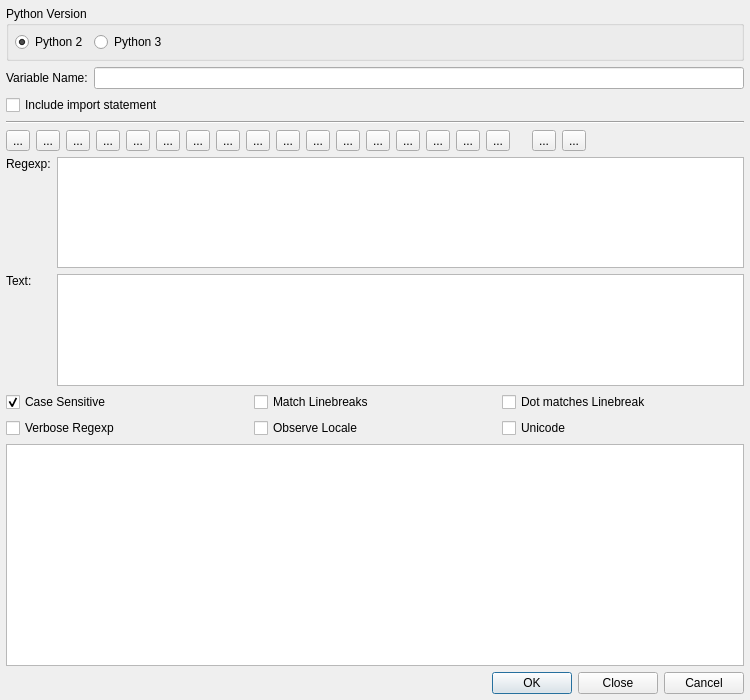
<?xml version="1.0" encoding="UTF-8"?>
<ui version="4.0">
 <class>PyRegExpWizardDialog</class>
 <widget class="QWidget" name="PyRegExpWizardDialog">
  <property name="geometry">
   <rect>
    <x>0</x>
    <y>0</y>
    <width>750</width>
    <height>700</height>
   </rect>
  </property>
  <property name="windowTitle">
   <string>Python re Wizard</string>
  </property>
  <property name="sizeGripEnabled" stdset="0">
   <bool>true</bool>
  </property>
  <layout class="QVBoxLayout" name="verticalLayout">
   <item>
    <widget class="QGroupBox" name="versionGroup">
     <property name="title">
      <string>Python Version</string>
     </property>
     <layout class="QHBoxLayout" name="horizontalLayout">
      <item>
       <widget class="QRadioButton" name="py2Button">
        <property name="statusTip">
         <string/>
        </property>
        <property name="text">
         <string>Python 2</string>
        </property>
        <property name="checked">
         <bool>true</bool>
        </property>
       </widget>
      </item>
      <item>
       <widget class="QRadioButton" name="py3Button">
        <property name="text">
         <string>Python 3</string>
        </property>
       </widget>
      </item>
      <item>
       <spacer name="horizontalSpacer">
        <property name="orientation">
         <enum>Qt::Horizontal</enum>
        </property>
        <property name="sizeHint" stdset="0">
         <size>
          <width>535</width>
          <height>20</height>
         </size>
        </property>
       </spacer>
      </item>
     </layout>
    </widget>
   </item>
   <item>
    <layout class="QHBoxLayout">
     <item>
      <widget class="QLabel" name="variableLabel">
       <property name="text">
        <string>Variable Name:</string>
       </property>
      </widget>
     </item>
     <item>
      <widget class="QLineEdit" name="variableLineEdit"/>
     </item>
    </layout>
   </item>
   <item>
    <widget class="QCheckBox" name="importCheckBox">
     <property name="text">
      <string>Include import statement</string>
     </property>
    </widget>
   </item>
   <item>
    <widget class="Line" name="variableLine">
     <property name="frameShape">
      <enum>QFrame::HLine</enum>
     </property>
     <property name="frameShadow">
      <enum>QFrame::Sunken</enum>
     </property>
     <property name="orientation">
      <enum>Qt::Horizontal</enum>
     </property>
    </widget>
   </item>
   <item>
    <layout class="QHBoxLayout">
     <item>
      <widget class="QToolButton" name="commentButton">
       <property name="toolTip">
        <string>&lt;b&gt;Comment: (?#)&lt;/b&gt;
&lt;p&gt;Insert some comment inside your regexp.&lt;/p&gt;</string>
       </property>
       <property name="whatsThis">
        <string>&lt;b&gt;Comment: (?#)&lt;/b&gt;
&lt;p&gt;Insert some comment inside your regexp.The regex engine ignores everything after the (?# until the first closing round bracket. 
The following example could clarify the regexp which match a valid date: &lt;/p&gt;
&lt;p&gt;(?#year)(19|20)\d\d[- /.](?#month)(0[1-9]|1[012])[- /.](?#day)(0[1-9]|[12][0-9]|3[01])&lt;/p&gt;</string>
       </property>
       <property name="text">
        <string>...</string>
       </property>
      </widget>
     </item>
     <item>
      <widget class="QToolButton" name="charButton">
       <property name="toolTip">
        <string>&lt;b&gt;Single character of a range (e.g. [abcd])&lt;/b&gt;&lt;p&gt;Select a single character of a range via a specific dialog.&lt;/p&gt;</string>
       </property>
       <property name="whatsThis">
        <string>&lt;b&gt;Single character of a range (e.g. [abcd])&lt;/b&gt;&lt;p&gt;Select a single character of a range via a specific dialog. This dialog will help to edit the range of characters and add some specific conditions.&lt;/p&gt;s</string>
       </property>
       <property name="text">
        <string>...</string>
       </property>
      </widget>
     </item>
     <item>
      <widget class="QToolButton" name="anycharButton">
       <property name="toolTip">
        <string>&lt;b&gt;Any character: '.'&lt;/b&gt;
&lt;p&gt;Select to insert a dot (.) in your regexp.&lt;/p&gt;</string>
       </property>
       <property name="whatsThis">
        <string>&lt;b&gt;Any character: '.'&lt;/b&gt;
&lt;p&gt;Select to insert a dot (.) in your regexp. The dot matches a single character, except line break characters (by default). 
E.g. 'gr.y' matches 'gray', 'grey', 'gr%y', etc. Use the dot sparingly. Often, a character class or negated
character class is faster and more precise.&lt;/p&gt;</string>
       </property>
       <property name="text">
        <string>...</string>
       </property>
      </widget>
     </item>
     <item>
      <widget class="QToolButton" name="repeatButton">
       <property name="toolTip">
        <string>&lt;b&gt;Repeat contents&lt;/b&gt;
&lt;p&gt;Select a repetition condition via a specific dialog. This dialog will help to specify the allowed range for repetitions.&lt;/p&gt;</string>
       </property>
       <property name="whatsThis">
        <string>&lt;b&gt;Repeat contents&lt;/b&gt;
&lt;p&gt;Select a repetition condition via a specific dialog. This dialog will help to specify the allowed range for repetitions.&lt;/p&gt;</string>
       </property>
       <property name="text">
        <string>...</string>
       </property>
      </widget>
     </item>
     <item>
      <widget class="QToolButton" name="nonGroupButton">
       <property name="toolTip">
        <string>&lt;b&gt;Non capturing parentheses: (?:)&lt;/b&gt;
&lt;p&gt;Select to insert some non capturing brackets.&lt;/p&gt;</string>
       </property>
       <property name="whatsThis">
        <string>&lt;b&gt;Non capturing parentheses: (?:)&lt;/b&gt;
&lt;p&gt;Select to insert some non capturing brackets. It can be used to apply a regexp quantifier (eg. '?' or '+') to the entire
group of characters inside the brakets. E.g. the regex 'Set(?:Value)?' matches 'Set' or 'SetValue'. The '?:' inside the brakets
means that the content of the match (called the backreference) is not stored for further use.&lt;/p&gt;</string>
       </property>
       <property name="text">
        <string>...</string>
       </property>
      </widget>
     </item>
     <item>
      <widget class="QToolButton" name="groupButton">
       <property name="toolTip">
        <string>&lt;b&gt;Group: ()&lt;/b&gt;
&lt;p&gt;Select to insert some capturing brackets.&lt;/p&gt;</string>
       </property>
       <property name="whatsThis">
        <string>&lt;b&gt;Group: ()&lt;/b&gt;
&lt;p&gt;Select to insert some capturing brackets. They can be used to apply a regexp quantifier (e.g. '?' or '+') to the entire group of 
characters inside the brakets. E.g. the regex 'Set(Value)?' matches 'Set' or 'SetValue'. Contrary to non-capturing parentheses, 
the backreference matched inside the brakets is stored for further use (i.e. 'Value' in the second example above). 
One can access the backereference with the '\1' expression. &lt;/p&gt;
&lt;p&gt;E.g. '([a-c])x\1x\1' will match 'axaxa', 'bxbxb' and 'cxcxc'.&lt;/p&gt;</string>
       </property>
       <property name="text">
        <string>...</string>
       </property>
      </widget>
     </item>
     <item>
      <widget class="QToolButton" name="namedGroupButton">
       <property name="toolTip">
        <string>&lt;b&gt;Named group: (?P&amp;lt;&lt;i&gt;groupname&lt;/i&gt;&amp;gt;)&lt;/b&gt;
&lt;p&gt;Select to insert some named group brackets.&lt;/p&gt;</string>
       </property>
       <property name="whatsThis">
        <string>&lt;b&gt;Named group: (?P&amp;lt;&lt;i&gt;groupname&lt;/i&gt;&amp;gt;)&lt;/b&gt;
&lt;p&gt;Select to insert some named group brackets. Usage is similar to standard group parentheses as the matched 
backreference is also stored for further usage. The difference is that a name is given to the match. This is useful when 
the work to do on the match becomes a bit complicated. One can access the backreference via the group name (i.e (?P=&lt;i&gt;groupname&lt;/i&gt;)).
E.g. (?P&lt;foo&gt;[abc])x(?P=foo)x(?P=foo)x matches 'axaxax','bxbxbx' or 'cxcxcx' ('foo' is the group name)&lt;/p&gt;</string>
       </property>
       <property name="text">
        <string>...</string>
       </property>
      </widget>
     </item>
     <item>
      <widget class="QToolButton" name="namedReferenceButton">
       <property name="toolTip">
        <string>&lt;b&gt;Reference named group: (?P=&lt;i&gt;groupname&lt;/i&gt;)&lt;/b&gt;
&lt;p&gt;Select to insert a reference to named group previously declared.&lt;/p&gt;</string>
       </property>
       <property name="whatsThis">
        <string>&lt;b&gt;Reference named group: (?P=&lt;i&gt;groupname&lt;/i&gt;)&lt;/b&gt;
&lt;p&gt;Select to insert a reference to named group previously declared. Each reference group refers to the match
 found by the corresponding named group. In the following example, (?P=foo) may refer to the charaters 'a','b' or 'c'.&lt;/p&gt;
&lt;p&gt;E.g. (?P&lt;foo&gt;[abc])x(?P=foo)x(?P=foo)x matches 'axaxax','bxbxbx' or 'cxcxcx'.&lt;/p&gt;</string>
       </property>
       <property name="text">
        <string>...</string>
       </property>
      </widget>
     </item>
     <item>
      <widget class="QToolButton" name="altnButton">
       <property name="toolTip">
        <string>&lt;b&gt;Alternatives: '|'&lt;/b&gt;
&lt;p&gt;Select to insert the alternation symbol '|'. &lt;/p&gt;</string>
       </property>
       <property name="whatsThis">
        <string>&lt;b&gt;Alternatives: '|'&lt;/b&gt;
&lt;p&gt;Select to insert the alternation symbol '|'. The alternation is used to match a single regular expression out of 
several possible regular expressions. E.g. 'cat|dog|mouse|fish' matches words containing the word 'cat', 'dog','mouse' or 'fish'.
Be aware that in the above example, the alternatives refer to whole or part of words. If you want to match exactly the
 words 'cat', 'dog', ... you should express the fact that you only want to match complete words: '\b(cat|dog|mouse|fish)\b'&lt;/p&gt;</string>
       </property>
       <property name="text">
        <string>...</string>
       </property>
      </widget>
     </item>
     <item>
      <widget class="QToolButton" name="beglineButton">
       <property name="toolTip">
        <string>&lt;b&gt;Begin of line: '^'&lt;/b&gt;
&lt;p&gt;Select to insert the start line character (^).&lt;/p&gt;</string>
       </property>
       <property name="whatsThis">
        <string>&lt;b&gt;Begin of line: '^'&lt;/b&gt;
&lt;p&gt;Select to insert the start line character (^). It is used to find some expressions at the begining of lines.
E.g. '^[A-Z]' match lines starting with a capitalized character. &lt;/p&gt;</string>
       </property>
       <property name="text">
        <string>...</string>
       </property>
      </widget>
     </item>
     <item>
      <widget class="QToolButton" name="endlineButton">
       <property name="toolTip">
        <string>&lt;b&gt;End of line: '$'&lt;/b&gt;
&lt;p&gt;Select to insert the end of line character ($).&lt;/p&gt;</string>
       </property>
       <property name="whatsThis">
        <string>&lt;b&gt;End of line: '$'&lt;/b&gt;
&lt;p&gt;Select to insert the end of line character ($). It is used to find some expressions at the end of lines.&lt;/p&gt;</string>
       </property>
       <property name="text">
        <string>...</string>
       </property>
      </widget>
     </item>
     <item>
      <widget class="QToolButton" name="wordboundButton">
       <property name="toolTip">
        <string>&lt;b&gt;Word boundary&lt;/b&gt;
&lt;p&gt;Select to insert the word boudary character (\b).&lt;/p&gt;</string>
       </property>
       <property name="whatsThis">
        <string>&lt;b&gt;Word boundary&lt;/b&gt;
&lt;p&gt;Select to insert the word boudary character (\b). This character is used to express the fact that word 
must begin or end at this position. E.g. '\bcat\b' matches exactly the word 'cat' while 'concatenation' is ignored.&lt;/p&gt;</string>
       </property>
       <property name="text">
        <string>...</string>
       </property>
      </widget>
     </item>
     <item>
      <widget class="QToolButton" name="nonwordboundButton">
       <property name="toolTip">
        <string>&lt;b&gt;Non word boundary&lt;/b&gt;
&lt;p&gt;Select to insert the word boudary character (\B). \B is the negated version of \b.&lt;/p&gt;</string>
       </property>
       <property name="whatsThis">
        <string>&lt;b&gt;Non word boundary&lt;/b&gt;
&lt;p&gt;Select to insert the word boudary character (\B). \B is the negated version of \b. \B matches at every position where \b 
does not. Effectively, \B matches at any position between two word characters as well as at any position between two non-word characters.&lt;/p&gt;</string>
       </property>
       <property name="text">
        <string>...</string>
       </property>
      </widget>
     </item>
     <item>
      <widget class="QToolButton" name="poslookaheadButton">
       <property name="toolTip">
        <string>&lt;b&gt;Positive lookahead: (?=&lt;i&gt;regexpr&lt;/i&gt;)&lt;/b&gt;
&lt;p&gt;Select to insert the positive lookhead brackets.&lt;/p&gt;</string>
       </property>
       <property name="whatsThis">
        <string>&lt;b&gt;Positive lookahead: (?=&lt;i&gt;regexpr&lt;/i&gt;)&lt;/b&gt;
&lt;p&gt;Select to insert the positive lookhead brackets. Basically, positive lookhead is used to match a character only if followed by another one.
Writting 'q(?=u)' means that you want to match the 'q' character only if it is followed by 'u'. In this statement 'u' is a trivial 
regexp which may be replaced by a more complex expression; q(?=[abc])' will match a 'q' if followed by either 'a', 'b' or 'c'.&lt;/p&gt;</string>
       </property>
       <property name="text">
        <string>...</string>
       </property>
      </widget>
     </item>
     <item>
      <widget class="QToolButton" name="neglookaheadButton">
       <property name="toolTip">
        <string>&lt;b&gt;Negative lookahead: (?!&lt;i&gt;regexpr&lt;/i&gt;)&lt;/b&gt;
&lt;p&gt;Select to insert the negative lookhead brackets.&lt;/p&gt;</string>
       </property>
       <property name="whatsThis">
        <string>&lt;b&gt;Negative lookahead: (?!&lt;i&gt;regexpr&lt;/i&gt;)&lt;/b&gt;
&lt;p&gt;Select to insert the negative lookhead brackets. Basically, negative lookhead is used to match a character only if it is not
followed by a another one. Writting 'q(?!u)' means that you want to match 'q' only if it is not followed by 'u'. In this statement, 'u' is a
trivial regexp which may be replaced by a more complex expression; 'q(?![abc])' will match a 'q' if it is followed by anything else than 'a', 'b' or 'c'.&lt;/p&gt;</string>
       </property>
       <property name="text">
        <string>...</string>
       </property>
      </widget>
     </item>
     <item>
      <widget class="QToolButton" name="poslookbehindButton">
       <property name="toolTip">
        <string>&lt;b&gt;Positive lookbehind: (?&amp;lt;=&lt;i&gt;regexpr&lt;/i&gt;)&lt;/b&gt;
&lt;p&gt;Select to insert the positive lookbehind brackets.&lt;/p&gt;</string>
       </property>
       <property name="whatsThis">
        <string>&lt;b&gt;Positive lookbehind: (?&amp;lt;=&lt;i&gt;regexpr&lt;/i&gt;)&lt;/b&gt;
&lt;p&gt;Select to insert the positive lookbehind brackets. Lookbehind has the same effect as lookahead, but works backwards. 
It is used to match a character only if preceded by another one. Writting '(?&amp;lt;=u)q' means that you want to match the 'q' character 
only if it is preceded by 'u'. As with lookhead, 'u' may be replaced by a more complex expression; '(?&amp;lt;=[abc])q' will match a 'q' if preceded by either 'a', 'b' or 'c'.&lt;/p&gt;</string>
       </property>
       <property name="text">
        <string>...</string>
       </property>
      </widget>
     </item>
     <item>
      <widget class="QToolButton" name="neglookbehindButton">
       <property name="toolTip">
        <string>&lt;b&gt;Negative lookbehind (?&amp;lt;!&lt;i&gt;regexpr&lt;/i&gt;)&lt;/b&gt;
&lt;p&gt;Select to insert the negative lookbehind brackets.&lt;/p&gt;</string>
       </property>
       <property name="whatsThis">
        <string>&lt;b&gt;Negative lookbehind (?&amp;lt;!&lt;i&gt;regexpr&lt;/i&gt;)&lt;/b&gt;
&lt;p&gt;Select to insert the negative lookbehind brackets. Lookbehind has the same effect as lookahead, 
but works backwards. It is used to match a character only if not preceded by another one. Writting '(?&amp;lt;!u)q' means that you want to match the 'q' 
character only if it is not preceded by 'u'. As other lookaround, 'u' may be replaced by a more complex 
expression; '(?&amp;lt;![abc])q' will match a 'q' only if not preceded by either 'a', 'b' nor 'c'.&lt;/p&gt;</string>
       </property>
       <property name="text">
        <string>...</string>
       </property>
      </widget>
     </item>
     <item>
      <spacer>
       <property name="orientation">
        <enum>Qt::Horizontal</enum>
       </property>
       <property name="sizeType">
        <enum>QSizePolicy::Fixed</enum>
       </property>
       <property name="sizeHint" stdset="0">
        <size>
         <width>16</width>
         <height>20</height>
        </size>
       </property>
      </spacer>
     </item>
     <item>
      <widget class="QToolButton" name="undoButton">
       <property name="toolTip">
        <string>&lt;b&gt;Undo last edit&lt;/b&gt;</string>
       </property>
       <property name="text">
        <string>...</string>
       </property>
      </widget>
     </item>
     <item>
      <widget class="QToolButton" name="redoButton">
       <property name="toolTip">
        <string>&lt;b&gt;Redo last edit&lt;/b&gt;</string>
       </property>
       <property name="text">
        <string>...</string>
       </property>
      </widget>
     </item>
     <item>
      <spacer>
       <property name="orientation">
        <enum>Qt::Horizontal</enum>
       </property>
       <property name="sizeType">
        <enum>QSizePolicy::Expanding</enum>
       </property>
       <property name="sizeHint" stdset="0">
        <size>
         <width>20</width>
         <height>20</height>
        </size>
       </property>
      </spacer>
     </item>
    </layout>
   </item>
   <item>
    <layout class="QGridLayout">
     <item row="0" column="0">
      <widget class="QLabel" name="textLabel1">
       <property name="text">
        <string>Regexp:</string>
       </property>
       <property name="alignment">
        <set>Qt::AlignTop</set>
       </property>
      </widget>
     </item>
     <item row="0" column="1">
      <widget class="QTextEdit" name="regexpTextEdit">
       <property name="sizePolicy">
        <sizepolicy hsizetype="Expanding" vsizetype="Expanding">
         <horstretch>0</horstretch>
         <verstretch>1</verstretch>
        </sizepolicy>
       </property>
       <property name="acceptRichText">
        <bool>false</bool>
       </property>
      </widget>
     </item>
     <item row="3" column="0" colspan="2">
      <widget class="QTableWidget" name="resultTable">
       <property name="sizePolicy">
        <sizepolicy hsizetype="Expanding" vsizetype="Expanding">
         <horstretch>0</horstretch>
         <verstretch>2</verstretch>
        </sizepolicy>
       </property>
       <property name="editTriggers">
        <set>QAbstractItemView::NoEditTriggers</set>
       </property>
      </widget>
     </item>
     <item row="2" column="0" colspan="2">
      <layout class="QGridLayout">
       <item row="0" column="1">
        <widget class="QCheckBox" name="multilineCheckBox">
         <property name="toolTip">
          <string>&quot;^&quot; matches beginning of line, &quot;$&quot; matches end of line</string>
         </property>
         <property name="text">
          <string>Match Linebreaks</string>
         </property>
        </widget>
       </item>
       <item row="1" column="2">
        <widget class="QCheckBox" name="unicodeCheckBox">
         <property name="text">
          <string>Unicode</string>
         </property>
        </widget>
       </item>
       <item row="1" column="0">
        <widget class="QCheckBox" name="verboseCheckBox">
         <property name="text">
          <string>Verbose Regexp</string>
         </property>
        </widget>
       </item>
       <item row="0" column="0">
        <widget class="QCheckBox" name="caseSensitiveCheckBox">
         <property name="text">
          <string>Case Sensitive</string>
         </property>
         <property name="checked">
          <bool>true</bool>
         </property>
        </widget>
       </item>
       <item row="1" column="1">
        <widget class="QCheckBox" name="localeCheckBox">
         <property name="text">
          <string>Observe Locale</string>
         </property>
        </widget>
       </item>
       <item row="0" column="2">
        <widget class="QCheckBox" name="dotallCheckBox">
         <property name="toolTip">
          <string>&quot;.&quot; matches linebreaks as well</string>
         </property>
         <property name="text">
          <string>Dot matches Linebreak</string>
         </property>
        </widget>
       </item>
      </layout>
     </item>
     <item row="1" column="0">
      <widget class="QLabel" name="textLabel2">
       <property name="text">
        <string>Text:</string>
       </property>
       <property name="alignment">
        <set>Qt::AlignTop</set>
       </property>
      </widget>
     </item>
     <item row="1" column="1">
      <widget class="QTextEdit" name="textTextEdit">
       <property name="sizePolicy">
        <sizepolicy hsizetype="Expanding" vsizetype="Expanding">
         <horstretch>0</horstretch>
         <verstretch>1</verstretch>
        </sizepolicy>
       </property>
       <property name="acceptRichText">
        <bool>false</bool>
       </property>
      </widget>
     </item>
    </layout>
   </item>
   <item>
    <widget class="QDialogButtonBox" name="buttonBox">
     <property name="orientation">
      <enum>Qt::Horizontal</enum>
     </property>
     <property name="standardButtons">
      <set>QDialogButtonBox::Cancel|QDialogButtonBox::Close|QDialogButtonBox::Ok</set>
     </property>
    </widget>
   </item>
  </layout>
 </widget>
 <layoutdefault spacing="6" margin="6"/>
 <pixmapfunction>qPixmapFromMimeSource</pixmapfunction>
 <tabstops>
  <tabstop>py2Button</tabstop>
  <tabstop>py3Button</tabstop>
  <tabstop>variableLineEdit</tabstop>
  <tabstop>importCheckBox</tabstop>
  <tabstop>commentButton</tabstop>
  <tabstop>charButton</tabstop>
  <tabstop>anycharButton</tabstop>
  <tabstop>repeatButton</tabstop>
  <tabstop>nonGroupButton</tabstop>
  <tabstop>groupButton</tabstop>
  <tabstop>namedGroupButton</tabstop>
  <tabstop>namedReferenceButton</tabstop>
  <tabstop>altnButton</tabstop>
  <tabstop>beglineButton</tabstop>
  <tabstop>endlineButton</tabstop>
  <tabstop>wordboundButton</tabstop>
  <tabstop>nonwordboundButton</tabstop>
  <tabstop>poslookaheadButton</tabstop>
  <tabstop>neglookaheadButton</tabstop>
  <tabstop>poslookbehindButton</tabstop>
  <tabstop>neglookbehindButton</tabstop>
  <tabstop>undoButton</tabstop>
  <tabstop>redoButton</tabstop>
  <tabstop>regexpTextEdit</tabstop>
  <tabstop>textTextEdit</tabstop>
  <tabstop>caseSensitiveCheckBox</tabstop>
  <tabstop>verboseCheckBox</tabstop>
  <tabstop>multilineCheckBox</tabstop>
  <tabstop>localeCheckBox</tabstop>
  <tabstop>dotallCheckBox</tabstop>
  <tabstop>unicodeCheckBox</tabstop>
  <tabstop>resultTable</tabstop>
  <tabstop>buttonBox</tabstop>
 </tabstops>
 <resources/>
 <connections/>
</ui>
